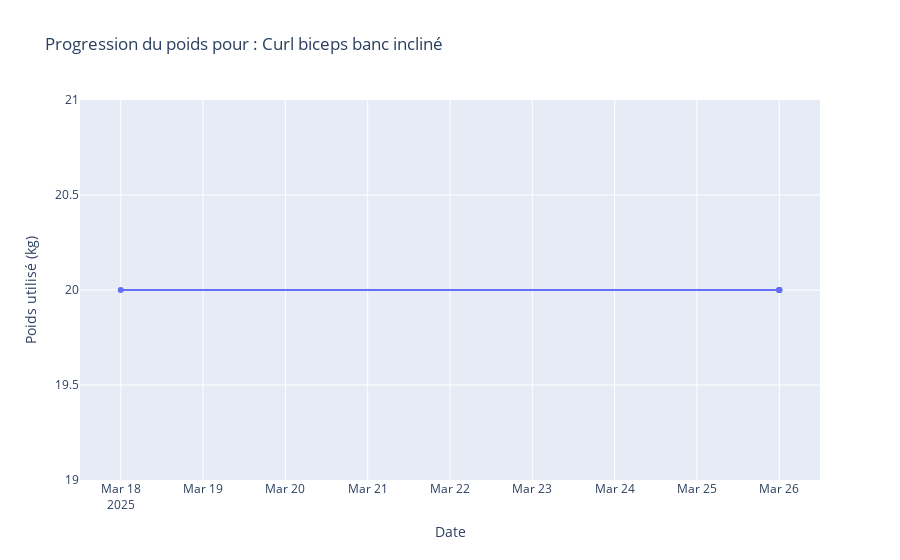

Notebook code for this chart:
### Code cell
# Nettoyage + plot
if all_data:
    full_df = pd.concat(all_data, ignore_index=True)
    full_df["date"] = pd.to_datetime(full_df["date"], errors='coerce')

    print(full_df)

    def extract_weight(value):
        if pd.isna(value):
            return None
        match = re.search(r'\d+\.?\d*', str(value))
        return float(match.group()) if match else None

    full_df["poids_num"] = full_df["total poids (kg)"].apply(extract_weight)

    # 🔍 Sélection d'un exercice spécifique
    selected_exercise = "Curl biceps banc incliné"
    filtered = full_df[full_df["exercices"] == selected_exercise]

    # 📊 Affichage du graphique
    fig = px.line(filtered, x='date', y='poids_num', markers=True,
                  title=f"Progression du poids pour : {selected_exercise}",
                  labels={"poids_num": "Poids (kg)", "date": "Date"})
    fig.update_layout(xaxis_title="Date", yaxis_title="Poids utilisé (kg)")
    fig.show()

else:
    print("❌ Aucun fichier CSV trouvé ou lisible dans les sous-dossiers.")

### Figure 1 — Plotly figure (JSON) as saved in the notebook; plotly's stock layout.template omitted (floating-point values rounded to 4 significant figures)
{"data": [{"hovertemplate": "Date=%{x}<br>Poids (kg)=%{y}<extra></extra>", "legendgroup": "", "line": {"color": "#636efa", "dash": "solid"}, "marker": {"symbol": "circle"}, "mode": "lines+markers", "name": "", "orientation": "v", "showlegend": false, "type": "scatter", "x": ["2025-03-18T00:00:00.000000000", "2025-03-26T00:00:00.000000000", "2025-03-26T00:00:00.000000000", "2025-03-26T00:00:00.000000000", "2025-03-26T00:00:00.000000000"], "xaxis": "x", "y": [20.0, 20.0, 20.0, 20.0, 20.0], "yaxis": "y"}], "layout": {"legend": {"tracegroupgap": 0}, "title": {"text": "Progression du poids pour : Curl biceps banc incliné"}, "xaxis": {"anchor": "y", "domain": [0, 1], "title": {"text": "Date"}}, "yaxis": {"anchor": "x", "domain": [0, 1], "title": {"text": "Poids utilisé (kg)"}}}}
